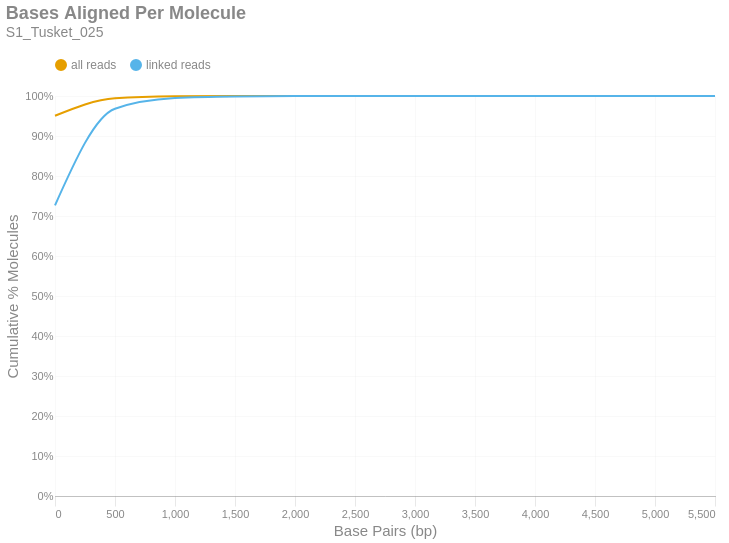

Notebook code cell kept with this figure:
### Markdown cell above
### Bases Aligned Per Molecule
This is a cumulative frequency distribution showing the number of base pairs aligned per unique molecule. These data are shown in 500 bp bins. There are two distributions: one with `all reads` (yellow) and another with only `linked reads` (blue). The percent of molecules in the `linked reads` distribution is relative to the total number of linked molecules.

### Code cell
if SKIPLR:
    print_html(f"Skipped")
else:
    binned_df = consolidated_hist(valids['aligned_bp'], mask, 500, True)
    with SafeRender(binned_df):
        (
            density_plot(binned_df, 'Bases Aligned Per Molecule', samplename, 'basesper')
            .encode(
                x=alt.X('bin:Q', title="Base Pairs (bp)").axis(tickMinStep=500).scale(padding=0),
                y=alt.Y('value:Q', title='Cumulative % Molecules')
                    .axis(format='%')
                    .scale(domain = [0,1])
                    .stack(False),
                color=alt.Color("key:N").scale(domain = ["all reads", "linked reads"]),
                tooltip = [
                    alt.Tooltip("key:N", title = "Data Type"),
                    alt.Tooltip("range_label:N", title="Bases Aligned Per Molecule"),
                    alt.Tooltip("value:Q", format = ".2%", title="% Molecules (Cum.)")
                ]
            )
        ).display()

### Figure 1 — Vega-Lite specification as saved in the notebook (floating-point values rounded to 4 significant figures)
{"width": "container", "height": 400, "config": {"title": {"anchor": "start", "dy": -15, "fontSize": 18, "color": "#888888", "subtitleColor": "#888888", "subtitleFontSize": 14}, "arc": {"fill": "#0072B2"}, "axis": {"domainColor": "#888888", "domainWidth": 0.5, "gridWidth": 0.2, "grid": false, "titleFontWeight": 400, "titleFontSize": 15, "labelFontSize": 11, "labelColor": "#888888", "tickColor": "#888888", "tickWidth": 0.2, "titleColor": "#888888"}, "axisBand": {"grid": false}, "axisX": {"grid": true, "tickSize": 10, "domainCap": "round"}, "axisY": {"domain": false, "grid": true, "tickSize": 0, "domainCap": "round"}, "background": "transparent", "header": {"labelFontSize": 15, "labelColor": "#888888", "titleFontSize": 15, "titleFontWeight": 600, "titleColor": "#888888"}, "legend": {"labelFont": "sans-serif", "labelFontSize": 12, "labelColor": "#888888", "symbolSize": 100, "symbolType": "circle", "titleFontSize": 12, "titlePadding": 10, "titleColor": "#888888", "title": null, "orient": "top"}, "range": {"category": ["#E69F00", "#56B4E9", "#009E73", "#F0E442", "#0072B2", "#D55E00", "#CC79A7", "#000000"], "diverging": ["#cfe8f3", "#a2d4ec", "#73bfe2", "#46abdb", "#1696d2", "#12719e"]}, "area": {"fill": "#0072B2", "fillOpacity": 0.7, "line": true, "strokeOpacity": 0.7}, "line": {"color": "#0072B2", "stroke": "#0072B2", "strokeWidth": 2}, "trail": {"color": "#0072B2", "stroke": "#0072B2", "strokeWidth": 0, "size": 1}, "point": {"filled": true, "fillOpacity": 1.0, "size": 95}, "text": {"color": "#888888", "fontSize": 11, "align": "right", "fontWeight": 400, "size": 11}, "bar": {"fill": "#0072B2", "stroke": null}, "view": {"stroke": null, "continuousWidth": 660, "continuousHeight": 400}}, "data": {"name": "data-55892a863c38c0fb495ce89c9405400a"}, "mark": {"type": "line", "interpolate": "monotone", "point": {"opacity": 0, "size": 275}}, "encoding": {"color": {"field": "key", "scale": {"domain": ["all reads", "linked reads"]}, "type": "nominal"}, "tooltip": [{"field": "key", "title": "Data Type", "type": "nominal"}, {"field": "range_label", "title": "Bases Aligned Per Molecule", "type": "nominal"}, {"field": "value", "format": ".2%", "title": "% Molecules (Cum.)", "type": "quantitative"}], "x": {"axis": {"tickMinStep": 500}, "field": "bin", "scale": {"padding": 0}, "title": "Base Pairs (bp)", "type": "quantitative"}, "y": {"axis": {"format": "%"}, "field": "value", "scale": {"domain": [0, 1]}, "stack": false, "title": "Cumulative % Molecules", "type": "quantitative"}}, "params": [{"name": "param_c36ac31b6afebe62", "select": {"type": "point", "fields": ["key"]}, "bind": "legend"}], "title": {"text": "Bases Aligned Per Molecule", "subtitle": "S1_Tusket_025"}, "transform": [{"fold": ["all reads (cumsum)", "linked reads (cumsum)"]}, {"calculate": "replace(datum.key, ' (cumsum)', '')", "as": "key"}, {"filter": {"param": "param_c36ac31b6afebe62"}}], "usermeta": {"embedOptions": {"downloadFileName": "S1_Tusket_025.basesper"}}, "$schema": "https://vega.github.io/schema/vega-lite/v6.1.0.json", "datasets": {"data-55892a863c38c0fb495ce89c9405400a": [{"bin": "0.0", "interval": "0.0-500.0", "all reads": 0.9506, "linked reads": 0.7268, "all reads (cumsum)": 0.9506, "linked reads (cumsum)": 0.7268, "range_label": "0-499"}, {"bin": "500.0", "interval": "500.0-1000.0", "all reads": 0.04373, "linked reads": 0.2415, "all reads (cumsum)": 0.9943, "linked reads (cumsum)": 0.9683, "range_label": "500-999"}, {"bin": "1000.0", "interval": "1000.0-1500.0", "all reads": 0.004763, "linked reads": 0.02659, "all reads (cumsum)": 0.9991, "linked reads (cumsum)": 0.9948, "range_label": "1000-1499"}, {"bin": "1500.0", "interval": "1500.0-2000.0", "all reads": 0.0007334, "linked reads": 0.004097, "all reads (cumsum)": 0.9998, "linked reads (cumsum)": 0.9989, "range_label": "1500-1999"}, {"bin": "2000.0", "interval": "2000.0-2500.0", "all reads": 0.00015, "linked reads": 0.0008382, "all reads (cumsum)": 1.0, "linked reads (cumsum)": 0.9998, "range_label": "2000-2499"}, {"bin": "2500.0", "interval": "2500.0-3000.0", "all reads": 3.061e-05, "linked reads": 0.000171, "all reads (cumsum)": 1.0, "linked reads (cumsum)": 0.9999, "range_label": "2500-2999"}, {"bin": "3000.0", "interval": "3000.0-3500.0", "all reads": 6.451e-06, "linked reads": 3.604e-05, "all reads (cumsum)": 1.0, "linked reads (cumsum)": 1.0, "range_label": "3000-3499"}, {"bin": "3500.0", "interval": "3500.0-4000.0", "all reads": 2.656e-06, "linked reads": 1.484e-05, "all reads (cumsum)": 1.0, "linked reads (cumsum)": 1.0, "range_label": "3500-3999"}, {"bin": "4000.0", "interval": "4000.0-4500.0", "all reads": 6.324e-07, "linked reads": 3.534e-06, "all reads (cumsum)": 1.0, "linked reads (cumsum)": 1.0, "range_label": "4000-4499"}, {"bin": "4500.0", "interval": "4500.0-5000.0", "all reads": 1.265e-07, "linked reads": 7.068e-07, "all reads (cumsum)": 1.0, "linked reads (cumsum)": 1.0, "range_label": "4500-4999"}, {"bin": "5000.0", "interval": "5000.0-5500.0", "all reads": 1.265e-07, "linked reads": 7.068e-07, "all reads (cumsum)": 1.0, "linked reads (cumsum)": 1.0, "range_label": "5000-5499"}, {"bin": "5500.0", "interval": "5500.0-6000.0", "all reads": 1.265e-07, "linked reads": 7.068e-07, "all reads (cumsum)": 1.0, "linked reads (cumsum)": 1.0, "range_label": "5500-5999"}]}}
